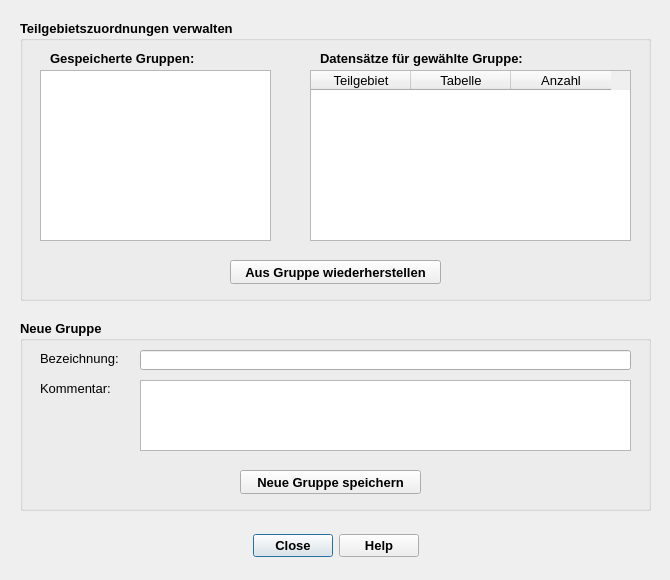
<?xml version="1.0" encoding="UTF-8"?>
<ui version="4.0">
 <class>ConnectDialogBase</class>
 <widget class="QDialog" name="ConnectDialogBase">
  <property name="geometry">
   <rect>
    <x>0</x>
    <y>0</y>
    <width>670</width>
    <height>580</height>
   </rect>
  </property>
  <property name="minimumSize">
   <size>
    <width>670</width>
    <height>580</height>
   </size>
  </property>
  <property name="font">
   <font>
    <family>Tahoma</family>
   </font>
  </property>
  <property name="windowTitle">
   <string>Teilgebietszuordnungen als Gruppe verwalten</string>
  </property>
  <property name="windowIcon">
   <iconset>
    <normaloff>../../QKan.png</normaloff>../../QKan.png</iconset>
  </property>
  <widget class="QDialogButtonBox" name="button_box">
   <property name="geometry">
    <rect>
     <x>20</x>
     <y>530</y>
     <width>631</width>
     <height>31</height>
    </rect>
   </property>
   <property name="font">
    <font>
     <family>Tahoma</family>
     <pointsize>10</pointsize>
     <weight>75</weight>
     <bold>true</bold>
    </font>
   </property>
   <property name="toolTip">
    <string>&lt;html&gt;&lt;head/&gt;&lt;body&gt;&lt;p&gt;Datenimport starten ...&lt;/p&gt;&lt;/body&gt;&lt;/html&gt;</string>
   </property>
   <property name="orientation">
    <enum>Qt::Horizontal</enum>
   </property>
   <property name="standardButtons">
    <set>QDialogButtonBox::Close|QDialogButtonBox::Help</set>
   </property>
   <property name="centerButtons">
    <bool>true</bool>
   </property>
  </widget>
  <widget class="QGroupBox" name="groupBox_2">
   <property name="geometry">
    <rect>
     <x>20</x>
     <y>20</y>
     <width>631</width>
     <height>281</height>
    </rect>
   </property>
   <property name="font">
    <font>
     <family>Tahoma</family>
     <pointsize>10</pointsize>
     <weight>75</weight>
     <bold>true</bold>
    </font>
   </property>
   <property name="title">
    <string>Teilgebietszuordnungen verwalten</string>
   </property>
   <widget class="QListWidget" name="lw_gruppen">
    <property name="geometry">
     <rect>
      <x>20</x>
      <y>50</y>
      <width>231</width>
      <height>171</height>
     </rect>
    </property>
    <property name="font">
     <font>
      <family>Tahoma</family>
      <pointsize>10</pointsize>
      <weight>50</weight>
      <bold>false</bold>
     </font>
    </property>
    <property name="toolTip">
     <string extracomment="Auswahl der zu bearbeitenden Teilgebiete. Alle auswählen mit [Strg]+A"/>
    </property>
    <property name="statusTip">
     <string extracomment="Auswahl der zu bearbeitenden Teilgebiete. Alle auswählen mit [Strg]+A"/>
    </property>
    <property name="selectionMode">
     <enum>QAbstractItemView::SingleSelection</enum>
    </property>
   </widget>
   <widget class="QLabel" name="label">
    <property name="geometry">
     <rect>
      <x>30</x>
      <y>30</y>
      <width>171</width>
      <height>16</height>
     </rect>
    </property>
    <property name="text">
     <string>Gespeicherte Gruppen:</string>
    </property>
   </widget>
   <widget class="QTableWidget" name="tw_gruppenattr">
    <property name="geometry">
     <rect>
      <x>290</x>
      <y>50</y>
      <width>321</width>
      <height>171</height>
     </rect>
    </property>
    <property name="font">
     <font>
      <family>Tahoma</family>
      <pointsize>10</pointsize>
      <weight>50</weight>
      <bold>false</bold>
     </font>
    </property>
    <property name="selectionBehavior">
     <enum>QAbstractItemView::SelectRows</enum>
    </property>
    <property name="columnCount">
     <number>3</number>
    </property>
    <attribute name="horizontalHeaderMinimumSectionSize">
     <number>15</number>
    </attribute>
    <column>
     <property name="text">
      <string>Teilgebiet</string>
     </property>
    </column>
    <column>
     <property name="text">
      <string>Tabelle</string>
     </property>
    </column>
    <column>
     <property name="text">
      <string>Anzahl</string>
     </property>
    </column>
   </widget>
   <widget class="QLabel" name="label_2">
    <property name="geometry">
     <rect>
      <x>300</x>
      <y>30</y>
      <width>321</width>
      <height>16</height>
     </rect>
    </property>
    <property name="text">
     <string>Datensätze für gewählte Gruppe:</string>
    </property>
   </widget>
   <widget class="QPushButton" name="pb_reloadgroup">
    <property name="geometry">
     <rect>
      <x>210</x>
      <y>240</y>
      <width>211</width>
      <height>24</height>
     </rect>
    </property>
    <property name="font">
     <font>
      <family>Tahoma</family>
      <pointsize>10</pointsize>
      <weight>75</weight>
      <bold>true</bold>
     </font>
    </property>
    <property name="text">
     <string>Aus Gruppe wiederherstellen</string>
    </property>
   </widget>
  </widget>
  <widget class="QGroupBox" name="groupBox_4">
   <property name="geometry">
    <rect>
     <x>20</x>
     <y>320</y>
     <width>631</width>
     <height>191</height>
    </rect>
   </property>
   <property name="font">
    <font>
     <family>Tahoma</family>
     <pointsize>10</pointsize>
     <weight>75</weight>
     <bold>true</bold>
    </font>
   </property>
   <property name="title">
    <string>Neue Gruppe</string>
   </property>
   <widget class="QLineEdit" name="tf_newgroup">
    <property name="geometry">
     <rect>
      <x>120</x>
      <y>30</y>
      <width>491</width>
      <height>20</height>
     </rect>
    </property>
    <property name="font">
     <font>
      <family>Tahoma</family>
      <pointsize>10</pointsize>
      <weight>50</weight>
      <bold>false</bold>
     </font>
    </property>
   </widget>
   <widget class="QLabel" name="label_4">
    <property name="geometry">
     <rect>
      <x>20</x>
      <y>30</y>
      <width>81</width>
      <height>16</height>
     </rect>
    </property>
    <property name="font">
     <font>
      <family>Tahoma</family>
      <pointsize>10</pointsize>
      <weight>50</weight>
      <bold>false</bold>
     </font>
    </property>
    <property name="text">
     <string>Bezeichnung:</string>
    </property>
   </widget>
   <widget class="QLabel" name="label_5">
    <property name="geometry">
     <rect>
      <x>20</x>
      <y>60</y>
      <width>81</width>
      <height>16</height>
     </rect>
    </property>
    <property name="font">
     <font>
      <family>Tahoma</family>
      <pointsize>10</pointsize>
      <weight>50</weight>
      <bold>false</bold>
     </font>
    </property>
    <property name="text">
     <string>Kommentar:</string>
    </property>
   </widget>
   <widget class="QTextEdit" name="tf_kommentar">
    <property name="geometry">
     <rect>
      <x>120</x>
      <y>60</y>
      <width>491</width>
      <height>71</height>
     </rect>
    </property>
    <property name="font">
     <font>
      <family>Tahoma</family>
      <pointsize>10</pointsize>
      <weight>50</weight>
      <bold>false</bold>
     </font>
    </property>
   </widget>
   <widget class="QPushButton" name="pb_storegroup">
    <property name="geometry">
     <rect>
      <x>220</x>
      <y>150</y>
      <width>181</width>
      <height>24</height>
     </rect>
    </property>
    <property name="font">
     <font>
      <family>Tahoma</family>
      <pointsize>10</pointsize>
      <weight>75</weight>
      <bold>true</bold>
     </font>
    </property>
    <property name="text">
     <string>Neue Gruppe speichern</string>
    </property>
   </widget>
  </widget>
 </widget>
 <resources/>
 <connections>
  <connection>
   <sender>button_box</sender>
   <signal>accepted()</signal>
   <receiver>ConnectDialogBase</receiver>
   <slot>accept()</slot>
   <hints>
    <hint type="sourcelabel">
     <x>265</x>
     <y>205</y>
    </hint>
    <hint type="destinationlabel">
     <x>275</x>
     <y>117</y>
    </hint>
   </hints>
  </connection>
  <connection>
   <sender>button_box</sender>
   <signal>rejected()</signal>
   <receiver>ConnectDialogBase</receiver>
   <slot>reject()</slot>
   <hints>
    <hint type="sourcelabel">
     <x>265</x>
     <y>205</y>
    </hint>
    <hint type="destinationlabel">
     <x>275</x>
     <y>117</y>
    </hint>
   </hints>
  </connection>
 </connections>
</ui>
